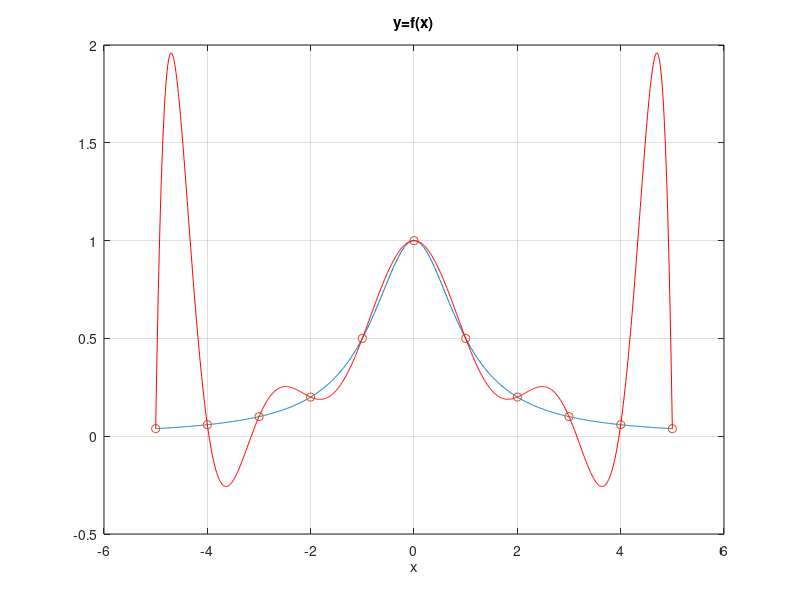

This figure's MATLAB source:
% interp_runge.m
clear all; close all;

% Funkcja dokladnie - malymi kroczkami 
x = ( -5 : 0.01 : 5)';
y = 1 ./ (1+x.^2);

% Wezly - zgrubnie - duze kroki 
xk = ( -5 : 1 : 5)';
yk = 1./(1+xk.^2);
N  = length(xk);

% Ilorazy roznicowe w metodzie Newtona
d(:,1) = yk(1:N);
for k=2:N      % kolumny
    w = k:N;     % wiersze
    d(w,k) = ( d(w,k-1)- d(w-1,k-1) ) ./ ( xk(w)-xk(w-k+1) );
end

% Wlasciwa interpolacja
yi=[];
for i=1:length(x)
  xi =x (i);
  yi(i) = cumprod([1, (xi-xk(1:N-1))']) * diag(d);
end

% Wynik
figure; plot(x,y,xk,yk,'o',x,yi,'r');
xlabel('x'); title('y=f(x)'); grid;
